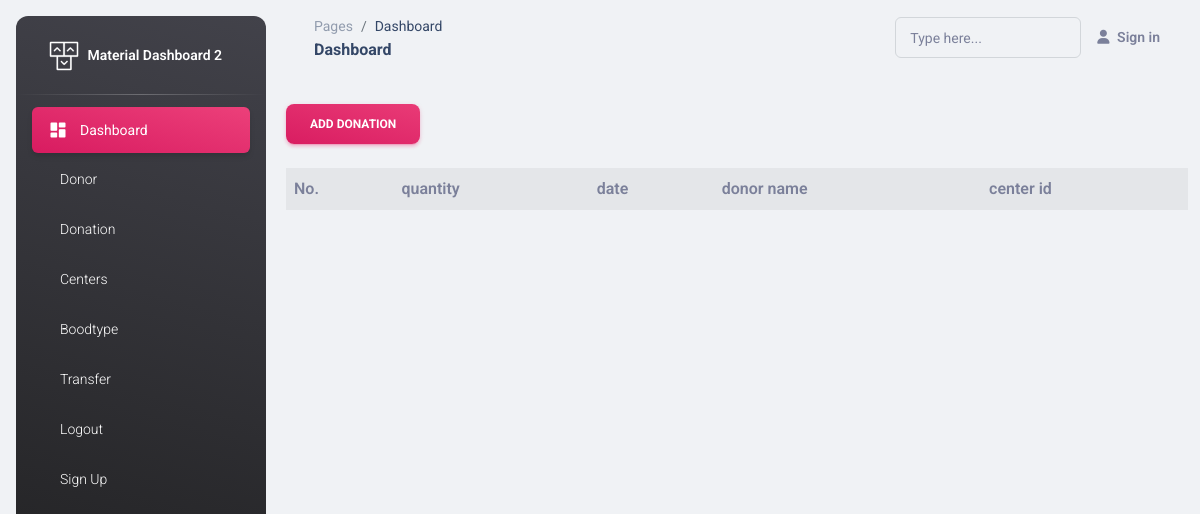
Before: /add_donation/ (signed in) with the older database file.
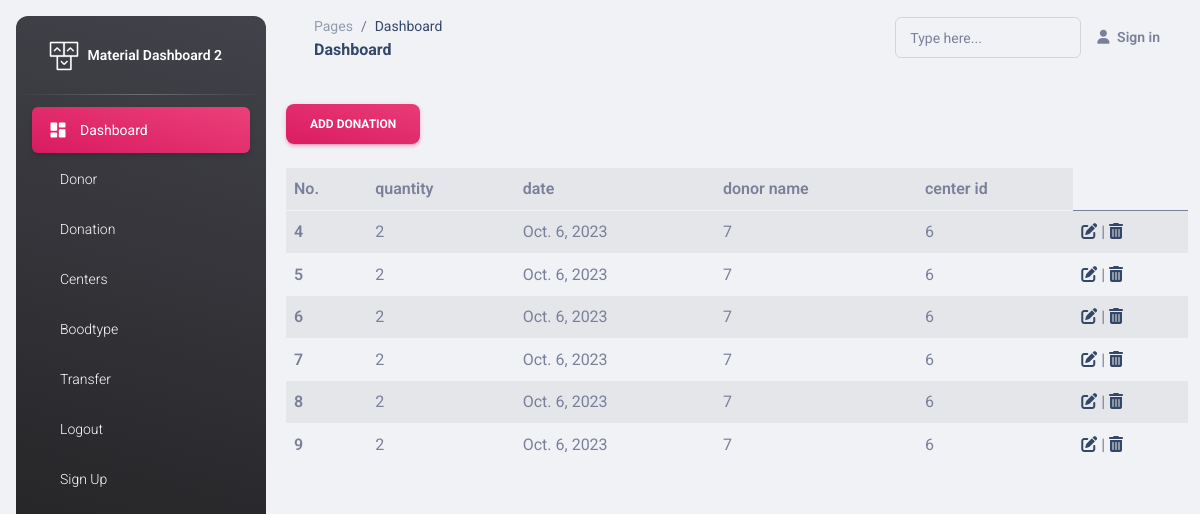
After: the same page with the newer database file.
### bloodapp/models.py (models this page shows, shortened)
class Donation(models.Model):
    quantity = models.IntegerField()
    donor_name = models.ForeignKey(Donor,on_delete=models.CASCADE)
    dntn_date = models.DateField()
    center = models.ForeignKey(Donation_Center,on_delete=models.CASCADE)

### bloodapp/views.py (the view)
# urls.py: path('add_donation/',add_donation_view,name="add_donation_page"),
@login_required
def add_donation_view(request):
    message = ''
    if request.method == "POST":
        donation_form = DonationForm(request.POST)
        if donation_form.is_valid():
            donation_form.save()
            messages.success(request,"Donation added successfully")
    donation_form = DonationForm()
    donations = Donation.objects.all()
    context = {
        'form':donation_form,
        'msg': message,
        'donations': donations
    }
    return render(request, "add_donation.html", context)

### bloodapp/forms.py
class DonationForm(ModelForm):
    class Meta:
        model = Donation
        fields = '__all__'

### bloodapp/models.py (called while the page is built)
    def __str__(self):
        return  f"{self.name}"

    def __str__(self):
        return  f"{self.center_name}-{self.location}"

### bloodapp/templates/add_donation.html
{% extends './base.html' %}
{% load crispy_forms_tags %}
{% block content %}
    <header>
      <h1><button type="button" class="btn bg-gradient-primary" data-bs-toggle="modal" data-bs-target="#exampleModal">
        ADD DONATION
      </button></h1>
    </header>
      <table class = "table table-striped">
        <thread>
          <tr>
            <th scope = "col">No.</th>
            <th scope = "col">quantity</th>
            <th scope = "col">date</th>
            <th scope = "col">donor name</th>
            <th scope = "col">center id</th>
          </tr>
        </thread>
        <tbody>
          {% for donation in donations %}
            <tr>
              <th scope="row">{{donation.id}}</th>
              <td>{{donation.quantity}}</td>
              <td>{{donation.dntn_date}}</td>
              <td>{{donation.donor_name_id}}</td>
              <td>{{donation.center_id}}</td>
              <td>
                <a href="{% url 'edit_donation_page' donation.id%}"><i class="fas fa-edit"></i></a> |
                <a href="{%url 'delete_donation_page' donation.id%}" onclick="return confirm('Are you sure you want to delete this donation?')"><i class="fas fa-trash-alt"></i></a>
            </td>
            </tr>
          {% endfor %}
        </tbody>
      </table>
    </div>
{% endblock content %}

Changed rows visible on the page:
added Donation: id "4", quantity "2", dntn_date "Oct. 6, 2023", donor_name_id "7", center_id "6"
added Donation: id "5", quantity "2", dntn_date "Oct. 6, 2023", donor_name_id "7", center_id "6"
added Donation: id "6", quantity "2", dntn_date "Oct. 6, 2023", donor_name_id "7", center_id "6"
added Donation: id "7", quantity "2", dntn_date "Oct. 6, 2023", donor_name_id "7", center_id "6"
added Donation: id "8", quantity "2", dntn_date "Oct. 6, 2023", donor_name_id "7", center_id "6"
added Donation: id "9", quantity "2", dntn_date "Oct. 6, 2023", donor_name_id "7", center_id "6"
